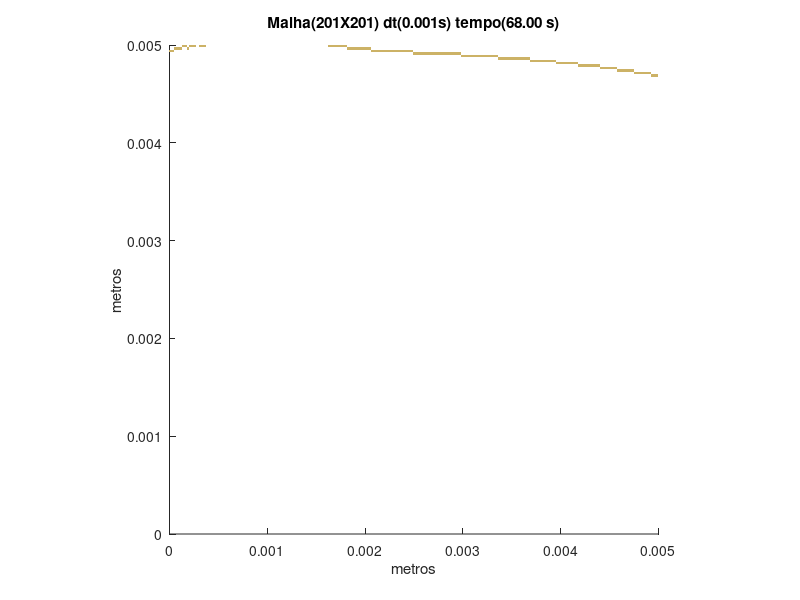

Write the MATLAB code that produced this figure.
set (gca,'PlotBoxAspectRatio',[1 1 1],'Xlim',[0,0.005],'Ylim',[0,0.005])
hold on
title('Malha(201X201) dt(0.001s) tempo(68.00 s)')
hold on
ylabel('metros')
hold on
xlabel('metros')
hold on

fill([0.00492537313432836 0.00492537313432836 0.00495024875621891 0.00495024875621891],[0.00467661691542289 0.00470149253731343 0.00470149253731343 0.00467661691542289],[0.8,0.7,0.4],'LineStyle','none')

fill([0.00495024875621891 0.00495024875621891 0.00497512437810945 0.00497512437810945],[0.00467661691542289 0.00470149253731343 0.00470149253731343 0.00467661691542289],[0.8,0.7,0.4],'LineStyle','none')

fill([0.00497512437810945 0.00497512437810945 0.005 0.005],[0.00467661691542289 0.00470149253731343 0.00470149253731343 0.00467661691542289],[0.8,0.7,0.4],'LineStyle','none')

fill([0.00475124378109453 0.00475124378109453 0.00477611940298507 0.00477611940298507],[0.00470149253731343 0.00472636815920398 0.00472636815920398 0.00470149253731343],[0.8,0.7,0.4],'LineStyle','none')

fill([0.00477611940298507 0.00477611940298507 0.00480099502487562 0.00480099502487562],[0.00470149253731343 0.00472636815920398 0.00472636815920398 0.00470149253731343],[0.8,0.7,0.4],'LineStyle','none')

fill([0.00480099502487562 0.00480099502487562 0.00482587064676617 0.00482587064676617],[0.00470149253731343 0.00472636815920398 0.00472636815920398 0.00470149253731343],[0.8,0.7,0.4],'LineStyle','none')

fill([0.00482587064676617 0.00482587064676617 0.00485074626865672 0.00485074626865672],[0.00470149253731343 0.00472636815920398 0.00472636815920398 0.00470149253731343],[0.8,0.7,0.4],'LineStyle','none')

fill([0.00485074626865672 0.00485074626865672 0.00487562189054726 0.00487562189054726],[0.00470149253731343 0.00472636815920398 0.00472636815920398 0.00470149253731343],[0.8,0.7,0.4],'LineStyle','none')

fill([0.00487562189054726 0.00487562189054726 0.00490049751243781 0.00490049751243781],[0.00470149253731343 0.00472636815920398 0.00472636815920398 0.00470149253731343],[0.8,0.7,0.4],'LineStyle','none')

fill([0.00490049751243781 0.00490049751243781 0.00492537313432836 0.00492537313432836],[0.00470149253731343 0.00472636815920398 0.00472636815920398 0.00470149253731343],[0.8,0.7,0.4],'LineStyle','none')

fill([0.0045771144278607 0.0045771144278607 0.00460199004975124 0.00460199004975124],[0.00472636815920398 0.00475124378109453 0.00475124378109453 0.00472636815920398],[0.8,0.7,0.4],'LineStyle','none')

fill([0.00460199004975124 0.00460199004975124 0.00462686567164179 0.00462686567164179],[0.00472636815920398 0.00475124378109453 0.00475124378109453 0.00472636815920398],[0.8,0.7,0.4],'LineStyle','none')

fill([0.00462686567164179 0.00462686567164179 0.00465174129353234 0.00465174129353234],[0.00472636815920398 0.00475124378109453 0.00475124378109453 0.00472636815920398],[0.8,0.7,0.4],'LineStyle','none')

fill([0.00465174129353234 0.00465174129353234 0.00467661691542289 0.00467661691542289],[0.00472636815920398 0.00475124378109453 0.00475124378109453 0.00472636815920398],[0.8,0.7,0.4],'LineStyle','none')

fill([0.00467661691542289 0.00467661691542289 0.00470149253731343 0.00470149253731343],[0.00472636815920398 0.00475124378109453 0.00475124378109453 0.00472636815920398],[0.8,0.7,0.4],'LineStyle','none')

fill([0.00470149253731343 0.00470149253731343 0.00472636815920398 0.00472636815920398],[0.00472636815920398 0.00475124378109453 0.00475124378109453 0.00472636815920398],[0.8,0.7,0.4],'LineStyle','none')

fill([0.00472636815920398 0.00472636815920398 0.00475124378109453 0.00475124378109453],[0.00472636815920398 0.00475124378109453 0.00475124378109453 0.00472636815920398],[0.8,0.7,0.4],'LineStyle','none')

fill([0.00440298507462687 0.00440298507462687 0.00442786069651741 0.00442786069651741],[0.00475124378109453 0.00477611940298507 0.00477611940298507 0.00475124378109453],[0.8,0.7,0.4],'LineStyle','none')

fill([0.00442786069651741 0.00442786069651741 0.00445273631840796 0.00445273631840796],[0.00475124378109453 0.00477611940298507 0.00477611940298507 0.00475124378109453],[0.8,0.7,0.4],'LineStyle','none')

fill([0.00445273631840796 0.00445273631840796 0.00447761194029851 0.00447761194029851],[0.00475124378109453 0.00477611940298507 0.00477611940298507 0.00475124378109453],[0.8,0.7,0.4],'LineStyle','none')

fill([0.00447761194029851 0.00447761194029851 0.00450248756218905 0.00450248756218905],[0.00475124378109453 0.00477611940298507 0.00477611940298507 0.00475124378109453],[0.8,0.7,0.4],'LineStyle','none')

fill([0.00450248756218905 0.00450248756218905 0.0045273631840796 0.0045273631840796],[0.00475124378109453 0.00477611940298507 0.00477611940298507 0.00475124378109453],[0.8,0.7,0.4],'LineStyle','none')

fill([0.0045273631840796 0.0045273631840796 0.00455223880597015 0.00455223880597015],[0.00475124378109453 0.00477611940298507 0.00477611940298507 0.00475124378109453],[0.8,0.7,0.4],'LineStyle','none')

fill([0.00455223880597015 0.00455223880597015 0.0045771144278607 0.0045771144278607],[0.00475124378109453 0.00477611940298507 0.00477611940298507 0.00475124378109453],[0.8,0.7,0.4],'LineStyle','none')

fill([0.00417910447761194 0.00417910447761194 0.00420398009950249 0.00420398009950249],[0.00477611940298507 0.00480099502487562 0.00480099502487562 0.00477611940298507],[0.8,0.7,0.4],'LineStyle','none')

fill([0.00420398009950249 0.00420398009950249 0.00422885572139303 0.00422885572139303],[0.00477611940298507 0.00480099502487562 0.00480099502487562 0.00477611940298507],[0.8,0.7,0.4],'LineStyle','none')

fill([0.00422885572139303 0.00422885572139303 0.00425373134328358 0.00425373134328358],[0.00477611940298507 0.00480099502487562 0.00480099502487562 0.00477611940298507],[0.8,0.7,0.4],'LineStyle','none')

fill([0.00425373134328358 0.00425373134328358 0.00427860696517413 0.00427860696517413],[0.00477611940298507 0.00480099502487562 0.00480099502487562 0.00477611940298507],[0.8,0.7,0.4],'LineStyle','none')

fill([0.00427860696517413 0.00427860696517413 0.00430348258706468 0.00430348258706468],[0.00477611940298507 0.00480099502487562 0.00480099502487562 0.00477611940298507],[0.8,0.7,0.4],'LineStyle','none')

fill([0.00430348258706468 0.00430348258706468 0.00432835820895522 0.00432835820895522],[0.00477611940298507 0.00480099502487562 0.00480099502487562 0.00477611940298507],[0.8,0.7,0.4],'LineStyle','none')

fill([0.00432835820895522 0.00432835820895522 0.00435323383084577 0.00435323383084577],[0.00477611940298507 0.00480099502487562 0.00480099502487562 0.00477611940298507],[0.8,0.7,0.4],'LineStyle','none')

fill([0.00435323383084577 0.00435323383084577 0.00437810945273632 0.00437810945273632],[0.00477611940298507 0.00480099502487562 0.00480099502487562 0.00477611940298507],[0.8,0.7,0.4],'LineStyle','none')

fill([0.00437810945273632 0.00437810945273632 0.00440298507462687 0.00440298507462687],[0.00477611940298507 0.00480099502487562 0.00480099502487562 0.00477611940298507],[0.8,0.7,0.4],'LineStyle','none')

fill([0.00395522388059701 0.00395522388059701 0.00398009950248756 0.00398009950248756],[0.00480099502487562 0.00482587064676617 0.00482587064676617 0.00480099502487562],[0.8,0.7,0.4],'LineStyle','none')

fill([0.00398009950248756 0.00398009950248756 0.00400497512437811 0.00400497512437811],[0.00480099502487562 0.00482587064676617 0.00482587064676617 0.00480099502487562],[0.8,0.7,0.4],'LineStyle','none')

fill([0.00400497512437811 0.00400497512437811 0.00402985074626866 0.00402985074626866],[0.00480099502487562 0.00482587064676617 0.00482587064676617 0.00480099502487562],[0.8,0.7,0.4],'LineStyle','none')

fill([0.00402985074626866 0.00402985074626866 0.0040547263681592 0.0040547263681592],[0.00480099502487562 0.00482587064676617 0.00482587064676617 0.00480099502487562],[0.8,0.7,0.4],'LineStyle','none')

fill([0.0040547263681592 0.0040547263681592 0.00407960199004975 0.00407960199004975],[0.00480099502487562 0.00482587064676617 0.00482587064676617 0.00480099502487562],[0.8,0.7,0.4],'LineStyle','none')

fill([0.00407960199004975 0.00407960199004975 0.0041044776119403 0.0041044776119403],[0.00480099502487562 0.00482587064676617 0.00482587064676617 0.00480099502487562],[0.8,0.7,0.4],'LineStyle','none')

fill([0.0041044776119403 0.0041044776119403 0.00412935323383085 0.00412935323383085],[0.00480099502487562 0.00482587064676617 0.00482587064676617 0.00480099502487562],[0.8,0.7,0.4],'LineStyle','none')

fill([0.00412935323383085 0.00412935323383085 0.00415422885572139 0.00415422885572139],[0.00480099502487562 0.00482587064676617 0.00482587064676617 0.00480099502487562],[0.8,0.7,0.4],'LineStyle','none')

fill([0.00415422885572139 0.00415422885572139 0.00417910447761194 0.00417910447761194],[0.00480099502487562 0.00482587064676617 0.00482587064676617 0.00480099502487562],[0.8,0.7,0.4],'LineStyle','none')

fill([0.003681592039801 0.003681592039801 0.00370646766169154 0.00370646766169154],[0.00482587064676617 0.00485074626865672 0.00485074626865672 0.00482587064676617],[0.8,0.7,0.4],'LineStyle','none')

fill([0.00370646766169154 0.00370646766169154 0.00373134328358209 0.00373134328358209],[0.00482587064676617 0.00485074626865672 0.00485074626865672 0.00482587064676617],[0.8,0.7,0.4],'LineStyle','none')

fill([0.00373134328358209 0.00373134328358209 0.00375621890547264 0.00375621890547264],[0.00482587064676617 0.00485074626865672 0.00485074626865672 0.00482587064676617],[0.8,0.7,0.4],'LineStyle','none')

fill([0.00375621890547264 0.00375621890547264 0.00378109452736318 0.00378109452736318],[0.00482587064676617 0.00485074626865672 0.00485074626865672 0.00482587064676617],[0.8,0.7,0.4],'LineStyle','none')

fill([0.00378109452736318 0.00378109452736318 0.00380597014925373 0.00380597014925373],[0.00482587064676617 0.00485074626865672 0.00485074626865672 0.00482587064676617],[0.8,0.7,0.4],'LineStyle','none')

fill([0.00380597014925373 0.00380597014925373 0.00383084577114428 0.00383084577114428],[0.00482587064676617 0.00485074626865672 0.00485074626865672 0.00482587064676617],[0.8,0.7,0.4],'LineStyle','none')

fill([0.00383084577114428 0.00383084577114428 0.00385572139303483 0.00385572139303483],[0.00482587064676617 0.00485074626865672 0.00485074626865672 0.00482587064676617],[0.8,0.7,0.4],'LineStyle','none')

fill([0.00385572139303483 0.00385572139303483 0.00388059701492537 0.00388059701492537],[0.00482587064676617 0.00485074626865672 0.00485074626865672 0.00482587064676617],[0.8,0.7,0.4],'LineStyle','none')

fill([0.00388059701492537 0.00388059701492537 0.00390547263681592 0.00390547263681592],[0.00482587064676617 0.00485074626865672 0.00485074626865672 0.00482587064676617],[0.8,0.7,0.4],'LineStyle','none')

fill([0.00390547263681592 0.00390547263681592 0.00393034825870647 0.00393034825870647],[0.00482587064676617 0.00485074626865672 0.00485074626865672 0.00482587064676617],[0.8,0.7,0.4],'LineStyle','none')

fill([0.00393034825870647 0.00393034825870647 0.00395522388059701 0.00395522388059701],[0.00482587064676617 0.00485074626865672 0.00485074626865672 0.00482587064676617],[0.8,0.7,0.4],'LineStyle','none')

fill([0.00335820895522388 0.00335820895522388 0.00338308457711443 0.00338308457711443],[0.00485074626865672 0.00487562189054726 0.00487562189054726 0.00485074626865672],[0.8,0.7,0.4],'LineStyle','none')

fill([0.00338308457711443 0.00338308457711443 0.00340796019900498 0.00340796019900498],[0.00485074626865672 0.00487562189054726 0.00487562189054726 0.00485074626865672],[0.8,0.7,0.4],'LineStyle','none')

fill([0.00340796019900498 0.00340796019900498 0.00343283582089552 0.00343283582089552],[0.00485074626865672 0.00487562189054726 0.00487562189054726 0.00485074626865672],[0.8,0.7,0.4],'LineStyle','none')

fill([0.00343283582089552 0.00343283582089552 0.00345771144278607 0.00345771144278607],[0.00485074626865672 0.00487562189054726 0.00487562189054726 0.00485074626865672],[0.8,0.7,0.4],'LineStyle','none')

fill([0.00345771144278607 0.00345771144278607 0.00348258706467662 0.00348258706467662],[0.00485074626865672 0.00487562189054726 0.00487562189054726 0.00485074626865672],[0.8,0.7,0.4],'LineStyle','none')

fill([0.00348258706467662 0.00348258706467662 0.00350746268656716 0.00350746268656716],[0.00485074626865672 0.00487562189054726 0.00487562189054726 0.00485074626865672],[0.8,0.7,0.4],'LineStyle','none')

fill([0.00350746268656716 0.00350746268656716 0.00353233830845771 0.00353233830845771],[0.00485074626865672 0.00487562189054726 0.00487562189054726 0.00485074626865672],[0.8,0.7,0.4],'LineStyle','none')

fill([0.00353233830845771 0.00353233830845771 0.00355721393034826 0.00355721393034826],[0.00485074626865672 0.00487562189054726 0.00487562189054726 0.00485074626865672],[0.8,0.7,0.4],'LineStyle','none')

fill([0.00355721393034826 0.00355721393034826 0.00358208955223881 0.00358208955223881],[0.00485074626865672 0.00487562189054726 0.00487562189054726 0.00485074626865672],[0.8,0.7,0.4],'LineStyle','none')

fill([0.00358208955223881 0.00358208955223881 0.00360696517412935 0.00360696517412935],[0.00485074626865672 0.00487562189054726 0.00487562189054726 0.00485074626865672],[0.8,0.7,0.4],'LineStyle','none')

fill([0.00360696517412935 0.00360696517412935 0.0036318407960199 0.0036318407960199],[0.00485074626865672 0.00487562189054726 0.00487562189054726 0.00485074626865672],[0.8,0.7,0.4],'LineStyle','none')

fill([0.0036318407960199 0.0036318407960199 0.00365671641791045 0.00365671641791045],[0.00485074626865672 0.00487562189054726 0.00487562189054726 0.00485074626865672],[0.8,0.7,0.4],'LineStyle','none')

fill([0.00365671641791045 0.00365671641791045 0.003681592039801 0.003681592039801],[0.00485074626865672 0.00487562189054726 0.00487562189054726 0.00485074626865672],[0.8,0.7,0.4],'LineStyle','none')

fill([0.00298507462686567 0.00298507462686567 0.00300995024875622 0.00300995024875622],[0.00487562189054726 0.00490049751243781 0.00490049751243781 0.00487562189054726],[0.8,0.7,0.4],'LineStyle','none')

fill([0.00300995024875622 0.00300995024875622 0.00303482587064677 0.00303482587064677],[0.00487562189054726 0.00490049751243781 0.00490049751243781 0.00487562189054726],[0.8,0.7,0.4],'LineStyle','none')

fill([0.00303482587064677 0.00303482587064677 0.00305970149253731 0.00305970149253731],[0.00487562189054726 0.00490049751243781 0.00490049751243781 0.00487562189054726],[0.8,0.7,0.4],'LineStyle','none')

fill([0.00305970149253731 0.00305970149253731 0.00308457711442786 0.00308457711442786],[0.00487562189054726 0.00490049751243781 0.00490049751243781 0.00487562189054726],[0.8,0.7,0.4],'LineStyle','none')

fill([0.00308457711442786 0.00308457711442786 0.00310945273631841 0.00310945273631841],[0.00487562189054726 0.00490049751243781 0.00490049751243781 0.00487562189054726],[0.8,0.7,0.4],'LineStyle','none')

fill([0.00310945273631841 0.00310945273631841 0.00313432835820896 0.00313432835820896],[0.00487562189054726 0.00490049751243781 0.00490049751243781 0.00487562189054726],[0.8,0.7,0.4],'LineStyle','none')

fill([0.00313432835820896 0.00313432835820896 0.0031592039800995 0.0031592039800995],[0.00487562189054726 0.00490049751243781 0.00490049751243781 0.00487562189054726],[0.8,0.7,0.4],'LineStyle','none')

fill([0.0031592039800995 0.0031592039800995 0.00318407960199005 0.00318407960199005],[0.00487562189054726 0.00490049751243781 0.00490049751243781 0.00487562189054726],[0.8,0.7,0.4],'LineStyle','none')

fill([0.00318407960199005 0.00318407960199005 0.0032089552238806 0.0032089552238806],[0.00487562189054726 0.00490049751243781 0.00490049751243781 0.00487562189054726],[0.8,0.7,0.4],'LineStyle','none')

fill([0.0032089552238806 0.0032089552238806 0.00323383084577114 0.00323383084577114],[0.00487562189054726 0.00490049751243781 0.00490049751243781 0.00487562189054726],[0.8,0.7,0.4],'LineStyle','none')

fill([0.00323383084577114 0.00323383084577114 0.00325870646766169 0.00325870646766169],[0.00487562189054726 0.00490049751243781 0.00490049751243781 0.00487562189054726],[0.8,0.7,0.4],'LineStyle','none')

fill([0.00325870646766169 0.00325870646766169 0.00328358208955224 0.00328358208955224],[0.00487562189054726 0.00490049751243781 0.00490049751243781 0.00487562189054726],[0.8,0.7,0.4],'LineStyle','none')

fill([0.00328358208955224 0.00328358208955224 0.00330845771144279 0.00330845771144279],[0.00487562189054726 0.00490049751243781 0.00490049751243781 0.00487562189054726],[0.8,0.7,0.4],'LineStyle','none')

fill([0.00330845771144279 0.00330845771144279 0.00333333333333333 0.00333333333333333],[0.00487562189054726 0.00490049751243781 0.00490049751243781 0.00487562189054726],[0.8,0.7,0.4],'LineStyle','none')

fill([0.00333333333333333 0.00333333333333333 0.00335820895522388 0.00335820895522388],[0.00487562189054726 0.00490049751243781 0.00490049751243781 0.00487562189054726],[0.8,0.7,0.4],'LineStyle','none')

fill([0.00248756218905473 0.00248756218905473 0.00251243781094527 0.00251243781094527],[0.00490049751243781 0.00492537313432836 0.00492537313432836 0.00490049751243781],[0.8,0.7,0.4],'LineStyle','none')

fill([0.00251243781094527 0.00251243781094527 0.00253731343283582 0.00253731343283582],[0.00490049751243781 0.00492537313432836 0.00492537313432836 0.00490049751243781],[0.8,0.7,0.4],'LineStyle','none')

fill([0.00253731343283582 0.00253731343283582 0.00256218905472637 0.00256218905472637],[0.00490049751243781 0.00492537313432836 0.00492537313432836 0.00490049751243781],[0.8,0.7,0.4],'LineStyle','none')

fill([0.00256218905472637 0.00256218905472637 0.00258706467661692 0.00258706467661692],[0.00490049751243781 0.00492537313432836 0.00492537313432836 0.00490049751243781],[0.8,0.7,0.4],'LineStyle','none')

fill([0.00258706467661692 0.00258706467661692 0.00261194029850746 0.00261194029850746],[0.00490049751243781 0.00492537313432836 0.00492537313432836 0.00490049751243781],[0.8,0.7,0.4],'LineStyle','none')

fill([0.00261194029850746 0.00261194029850746 0.00263681592039801 0.00263681592039801],[0.00490049751243781 0.00492537313432836 0.00492537313432836 0.00490049751243781],[0.8,0.7,0.4],'LineStyle','none')

fill([0.00263681592039801 0.00263681592039801 0.00266169154228856 0.00266169154228856],[0.00490049751243781 0.00492537313432836 0.00492537313432836 0.00490049751243781],[0.8,0.7,0.4],'LineStyle','none')

fill([0.00266169154228856 0.00266169154228856 0.0026865671641791 0.0026865671641791],[0.00490049751243781 0.00492537313432836 0.00492537313432836 0.00490049751243781],[0.8,0.7,0.4],'LineStyle','none')

fill([0.0026865671641791 0.0026865671641791 0.00271144278606965 0.00271144278606965],[0.00490049751243781 0.00492537313432836 0.00492537313432836 0.00490049751243781],[0.8,0.7,0.4],'LineStyle','none')

fill([0.00271144278606965 0.00271144278606965 0.0027363184079602 0.0027363184079602],[0.00490049751243781 0.00492537313432836 0.00492537313432836 0.00490049751243781],[0.8,0.7,0.4],'LineStyle','none')

fill([0.0027363184079602 0.0027363184079602 0.00276119402985075 0.00276119402985075],[0.00490049751243781 0.00492537313432836 0.00492537313432836 0.00490049751243781],[0.8,0.7,0.4],'LineStyle','none')

fill([0.00276119402985075 0.00276119402985075 0.00278606965174129 0.00278606965174129],[0.00490049751243781 0.00492537313432836 0.00492537313432836 0.00490049751243781],[0.8,0.7,0.4],'LineStyle','none')

fill([0.00278606965174129 0.00278606965174129 0.00281094527363184 0.00281094527363184],[0.00490049751243781 0.00492537313432836 0.00492537313432836 0.00490049751243781],[0.8,0.7,0.4],'LineStyle','none')

fill([0.00281094527363184 0.00281094527363184 0.00283582089552239 0.00283582089552239],[0.00490049751243781 0.00492537313432836 0.00492537313432836 0.00490049751243781],[0.8,0.7,0.4],'LineStyle','none')

fill([0.00283582089552239 0.00283582089552239 0.00286069651741294 0.00286069651741294],[0.00490049751243781 0.00492537313432836 0.00492537313432836 0.00490049751243781],[0.8,0.7,0.4],'LineStyle','none')

fill([0.00286069651741294 0.00286069651741294 0.00288557213930348 0.00288557213930348],[0.00490049751243781 0.00492537313432836 0.00492537313432836 0.00490049751243781],[0.8,0.7,0.4],'LineStyle','none')

fill([0.00288557213930348 0.00288557213930348 0.00291044776119403 0.00291044776119403],[0.00490049751243781 0.00492537313432836 0.00492537313432836 0.00490049751243781],[0.8,0.7,0.4],'LineStyle','none')

fill([0.00291044776119403 0.00291044776119403 0.00293532338308458 0.00293532338308458],[0.00490049751243781 0.00492537313432836 0.00492537313432836 0.00490049751243781],[0.8,0.7,0.4],'LineStyle','none')

fill([0.00293532338308458 0.00293532338308458 0.00296019900497512 0.00296019900497512],[0.00490049751243781 0.00492537313432836 0.00492537313432836 0.00490049751243781],[0.8,0.7,0.4],'LineStyle','none')

fill([0.00296019900497512 0.00296019900497512 0.00298507462686567 0.00298507462686567],[0.00490049751243781 0.00492537313432836 0.00492537313432836 0.00490049751243781],[0.8,0.7,0.4],'LineStyle','none')

fill([0 0 2.48756218905473E-05 2.48756218905473E-05],[0.00492537313432836 0.00495024875621891 0.00495024875621891 0.00492537313432836],[0.8,0.7,0.4],'LineStyle','none')

fill([2.48756218905473E-05 2.48756218905473E-05 4.97512437810945E-05 4.97512437810945E-05],[0.00492537313432836 0.00495024875621891 0.00495024875621891 0.00492537313432836],[0.8,0.7,0.4],'LineStyle','none')

fill([0.00206467661691542 0.00206467661691542 0.00208955223880597 0.00208955223880597],[0.00492537313432836 0.00495024875621891 0.00495024875621891 0.00492537313432836],[0.8,0.7,0.4],'LineStyle','none')

fill([0.00208955223880597 0.00208955223880597 0.00211442786069652 0.00211442786069652],[0.00492537313432836 0.00495024875621891 0.00495024875621891 0.00492537313432836],[0.8,0.7,0.4],'LineStyle','none')

fill([0.00211442786069652 0.00211442786069652 0.00213930348258706 0.00213930348258706],[0.00492537313432836 0.00495024875621891 0.00495024875621891 0.00492537313432836],[0.8,0.7,0.4],'LineStyle','none')

fill([0.00213930348258706 0.00213930348258706 0.00216417910447761 0.00216417910447761],[0.00492537313432836 0.00495024875621891 0.00495024875621891 0.00492537313432836],[0.8,0.7,0.4],'LineStyle','none')

fill([0.00216417910447761 0.00216417910447761 0.00218905472636816 0.00218905472636816],[0.00492537313432836 0.00495024875621891 0.00495024875621891 0.00492537313432836],[0.8,0.7,0.4],'LineStyle','none')

fill([0.00218905472636816 0.00218905472636816 0.00221393034825871 0.00221393034825871],[0.00492537313432836 0.00495024875621891 0.00495024875621891 0.00492537313432836],[0.8,0.7,0.4],'LineStyle','none')

fill([0.00221393034825871 0.00221393034825871 0.00223880597014925 0.00223880597014925],[0.00492537313432836 0.00495024875621891 0.00495024875621891 0.00492537313432836],[0.8,0.7,0.4],'LineStyle','none')

fill([0.00223880597014925 0.00223880597014925 0.0022636815920398 0.0022636815920398],[0.00492537313432836 0.00495024875621891 0.00495024875621891 0.00492537313432836],[0.8,0.7,0.4],'LineStyle','none')

fill([0.0022636815920398 0.0022636815920398 0.00228855721393035 0.00228855721393035],[0.00492537313432836 0.00495024875621891 0.00495024875621891 0.00492537313432836],[0.8,0.7,0.4],'LineStyle','none')

fill([0.00228855721393035 0.00228855721393035 0.0023134328358209 0.0023134328358209],[0.00492537313432836 0.00495024875621891 0.00495024875621891 0.00492537313432836],[0.8,0.7,0.4],'LineStyle','none')

fill([0.0023134328358209 0.0023134328358209 0.00233830845771144 0.00233830845771144],[0.00492537313432836 0.00495024875621891 0.00495024875621891 0.00492537313432836],[0.8,0.7,0.4],'LineStyle','none')

fill([0.00233830845771144 0.00233830845771144 0.00236318407960199 0.00236318407960199],[0.00492537313432836 0.00495024875621891 0.00495024875621891 0.00492537313432836],[0.8,0.7,0.4],'LineStyle','none')

fill([0.00236318407960199 0.00236318407960199 0.00238805970149254 0.00238805970149254],[0.00492537313432836 0.00495024875621891 0.00495024875621891 0.00492537313432836],[0.8,0.7,0.4],'LineStyle','none')

fill([0.00238805970149254 0.00238805970149254 0.00241293532338308 0.00241293532338308],[0.00492537313432836 0.00495024875621891 0.00495024875621891 0.00492537313432836],[0.8,0.7,0.4],'LineStyle','none')

fill([0.00241293532338308 0.00241293532338308 0.00243781094527363 0.00243781094527363],[0.00492537313432836 0.00495024875621891 0.00495024875621891 0.00492537313432836],[0.8,0.7,0.4],'LineStyle','none')

fill([0.00243781094527363 0.00243781094527363 0.00246268656716418 0.00246268656716418],[0.00492537313432836 0.00495024875621891 0.00495024875621891 0.00492537313432836],[0.8,0.7,0.4],'LineStyle','none')

fill([0.00246268656716418 0.00246268656716418 0.00248756218905473 0.00248756218905473],[0.00492537313432836 0.00495024875621891 0.00495024875621891 0.00492537313432836],[0.8,0.7,0.4],'LineStyle','none')

fill([4.97512437810945E-05 4.97512437810945E-05 7.46268656716418E-05 7.46268656716418E-05],[0.00495024875621891 0.00497512437810945 0.00497512437810945 0.00495024875621891],[0.8,0.7,0.4],'LineStyle','none')

fill([7.46268656716418E-05 7.46268656716418E-05 9.95024875621891E-05 9.95024875621891E-05],[0.00495024875621891 0.00497512437810945 0.00497512437810945 0.00495024875621891],[0.8,0.7,0.4],'LineStyle','none')

fill([9.95024875621891E-05 9.95024875621891E-05 0.000124378109452736 0.000124378109452736],[0.00495024875621891 0.00497512437810945 0.00497512437810945 0.00495024875621891],[0.8,0.7,0.4],'LineStyle','none')

fill([0.000174129353233831 0.000174129353233831 0.000199004975124378 0.000199004975124378],[0.00495024875621891 0.00497512437810945 0.00497512437810945 0.00495024875621891],[0.8,0.7,0.4],'LineStyle','none')

fill([0.00181592039800995 0.00181592039800995 0.0018407960199005 0.0018407960199005],[0.00495024875621891 0.00497512437810945 0.00497512437810945 0.00495024875621891],[0.8,0.7,0.4],'LineStyle','none')

fill([0.0018407960199005 0.0018407960199005 0.00186567164179104 0.00186567164179104],[0.00495024875621891 0.00497512437810945 0.00497512437810945 0.00495024875621891],[0.8,0.7,0.4],'LineStyle','none')

fill([0.00186567164179104 0.00186567164179104 0.00189054726368159 0.00189054726368159],[0.00495024875621891 0.00497512437810945 0.00497512437810945 0.00495024875621891],[0.8,0.7,0.4],'LineStyle','none')

fill([0.00189054726368159 0.00189054726368159 0.00191542288557214 0.00191542288557214],[0.00495024875621891 0.00497512437810945 0.00497512437810945 0.00495024875621891],[0.8,0.7,0.4],'LineStyle','none')

fill([0.00191542288557214 0.00191542288557214 0.00194029850746269 0.00194029850746269],[0.00495024875621891 0.00497512437810945 0.00497512437810945 0.00495024875621891],[0.8,0.7,0.4],'LineStyle','none')

fill([0.00194029850746269 0.00194029850746269 0.00196517412935323 0.00196517412935323],[0.00495024875621891 0.00497512437810945 0.00497512437810945 0.00495024875621891],[0.8,0.7,0.4],'LineStyle','none')

fill([0.00196517412935323 0.00196517412935323 0.00199004975124378 0.00199004975124378],[0.00495024875621891 0.00497512437810945 0.00497512437810945 0.00495024875621891],[0.8,0.7,0.4],'LineStyle','none')

fill([0.00199004975124378 0.00199004975124378 0.00201492537313433 0.00201492537313433],[0.00495024875621891 0.00497512437810945 0.00497512437810945 0.00495024875621891],[0.8,0.7,0.4],'LineStyle','none')

fill([0.00201492537313433 0.00201492537313433 0.00203980099502488 0.00203980099502488],[0.00495024875621891 0.00497512437810945 0.00497512437810945 0.00495024875621891],[0.8,0.7,0.4],'LineStyle','none')

fill([0.00203980099502488 0.00203980099502488 0.00206467661691542 0.00206467661691542],[0.00495024875621891 0.00497512437810945 0.00497512437810945 0.00495024875621891],[0.8,0.7,0.4],'LineStyle','none')

fill([0.000124378109452736 0.000124378109452736 0.000149253731343284 0.000149253731343284],[0.00497512437810945 0.005 0.005 0.00497512437810945],[0.8,0.7,0.4],'LineStyle','none')

fill([0.000149253731343284 0.000149253731343284 0.000174129353233831 0.000174129353233831],[0.00497512437810945 0.005 0.005 0.00497512437810945],[0.8,0.7,0.4],'LineStyle','none')

fill([0.000199004975124378 0.000199004975124378 0.000223880597014925 0.000223880597014925],[0.00497512437810945 0.005 0.005 0.00497512437810945],[0.8,0.7,0.4],'LineStyle','none')

fill([0.000223880597014925 0.000223880597014925 0.000248756218905473 0.000248756218905473],[0.00497512437810945 0.005 0.005 0.00497512437810945],[0.8,0.7,0.4],'LineStyle','none')

fill([0.000248756218905473 0.000248756218905473 0.00027363184079602 0.00027363184079602],[0.00497512437810945 0.005 0.005 0.00497512437810945],[0.8,0.7,0.4],'LineStyle','none')

fill([0.000298507462686567 0.000298507462686567 0.000323383084577114 0.000323383084577114],[0.00497512437810945 0.005 0.005 0.00497512437810945],[0.8,0.7,0.4],'LineStyle','none')

fill([0.000323383084577114 0.000323383084577114 0.000348258706467662 0.000348258706467662],[0.00497512437810945 0.005 0.005 0.00497512437810945],[0.8,0.7,0.4],'LineStyle','none')

fill([0.000348258706467662 0.000348258706467662 0.000373134328358209 0.000373134328358209],[0.00497512437810945 0.005 0.005 0.00497512437810945],[0.8,0.7,0.4],'LineStyle','none')

fill([0.00161691542288557 0.00161691542288557 0.00164179104477612 0.00164179104477612],[0.00497512437810945 0.005 0.005 0.00497512437810945],[0.8,0.7,0.4],'LineStyle','none')

fill([0.00164179104477612 0.00164179104477612 0.00166666666666667 0.00166666666666667],[0.00497512437810945 0.005 0.005 0.00497512437810945],[0.8,0.7,0.4],'LineStyle','none')

fill([0.00166666666666667 0.00166666666666667 0.00169154228855721 0.00169154228855721],[0.00497512437810945 0.005 0.005 0.00497512437810945],[0.8,0.7,0.4],'LineStyle','none')

fill([0.00169154228855721 0.00169154228855721 0.00171641791044776 0.00171641791044776],[0.00497512437810945 0.005 0.005 0.00497512437810945],[0.8,0.7,0.4],'LineStyle','none')

fill([0.00171641791044776 0.00171641791044776 0.00174129353233831 0.00174129353233831],[0.00497512437810945 0.005 0.005 0.00497512437810945],[0.8,0.7,0.4],'LineStyle','none')

fill([0.00174129353233831 0.00174129353233831 0.00176616915422886 0.00176616915422886],[0.00497512437810945 0.005 0.005 0.00497512437810945],[0.8,0.7,0.4],'LineStyle','none')

fill([0.00176616915422886 0.00176616915422886 0.0017910447761194 0.0017910447761194],[0.00497512437810945 0.005 0.005 0.00497512437810945],[0.8,0.7,0.4],'LineStyle','none')

fill([0.0017910447761194 0.0017910447761194 0.00181592039800995 0.00181592039800995],[0.00497512437810945 0.005 0.005 0.00497512437810945],[0.8,0.7,0.4],'LineStyle','none')
